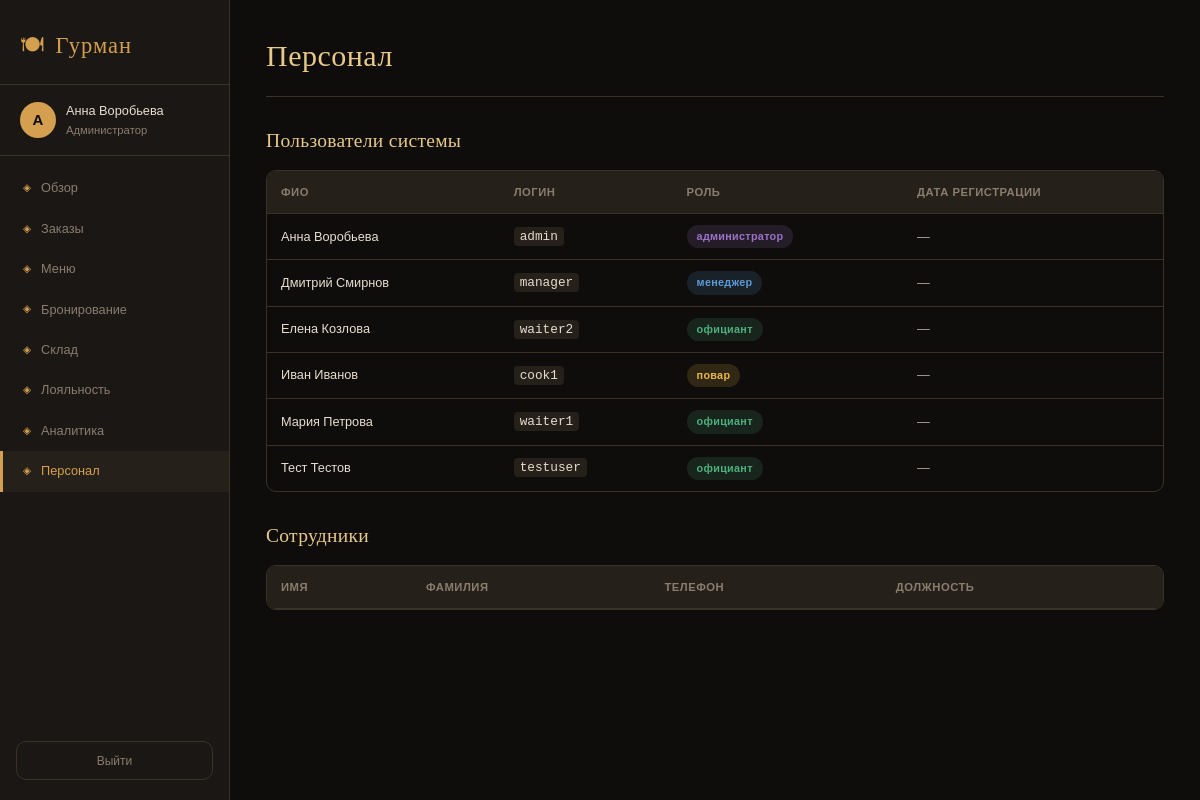
Page /staff (signed in) on the committed database.
### tables this page shows
CREATE TABLE users (
    id            INTEGER PRIMARY KEY AUTOINCREMENT,
    username      TEXT NOT NULL UNIQUE,
    password_hash TEXT NOT NULL,
    full_name     TEXT NOT NULL,
    role          TEXT NOT NULL DEFAULT "официант"
                  CHECK(role IN ("администратор","менеджер","официант","повар","бармен","кладовщик")),
    created_at    TEXT
);

### app.py (the view)
@app.route('/staff')
@login_required
@role_required('администратор', 'менеджер')
def staff():
    db = get_db()
    employees = db.execute("SELECT * FROM employees ORDER BY last_name").fetchall()
    users     = db.execute("SELECT id, username, full_name, role, created_at FROM users ORDER BY full_name").fetchall()
    db.close()
    return render_template('staff.html', employees=employees, users=users)

### app.py (called while the page is built)
def get_db():
    conn = sqlite3.connect(DB_PATH)
    conn.row_factory = sqlite3.Row
    conn.execute("PRAGMA foreign_keys = ON")
    return conn

def login_required(f):
    @wraps(f)
    def decorated(*args, **kwargs):
        if 'user_id' not in session:
            return redirect(url_for('login'))
        return f(*args, **kwargs)
    return decorated

def role_required(*roles):
    def decorator(f):
        @wraps(f)
        def decorated(*args, **kwargs):
            if 'user_id' not in session:
                return redirect(url_for('login'))
            if session.get('role') not in roles:
                flash('Недостаточно прав доступа', 'error')
                return redirect(url_for('dashboard'))
            return f(*args, **kwargs)
        return decorated
    return decorator

### templates/staff.html (shortened to what this page needs)
{% extends 'base.html' %}
{% block content %}
<div class="page-header"><h1>Персонал</h1></div>
<div class="section-title">Пользователи системы</div>
<div class="table-wrap">
  <table class="data-table">
    <thead><tr><th>ФИО</th><th>Логин</th><th>Роль</th><th>Дата регистрации</th></tr></thead>
    <tbody>
    {% for u in users %}
    <tr>
      <td>{{ u.full_name }}</td>
      <td><code>{{ u.username }}</code></td>
      <td><span class="badge badge-role-{{ u.role }}">{{ u.role }}</span></td>
      <td>{{ u.created_at[:10] if u.created_at else '—' }}</td>
    </tr>
    {% endfor %}
    </tbody>
  </table>
</div>
<div class="section-title">Сотрудники</div>
<div class="table-wrap">
  <table class="data-table">
    <thead><tr><th>Имя</th><th>Фамилия</th><th>Телефон</th><th>Должность</th></tr></thead>
  </table>
</div>
{% endblock %}

### templates/base.html (shortened to what this page needs)
<!DOCTYPE html>
<html lang="ru">
<head>
<link rel="stylesheet" href="{{ url_for('static', filename='css/style.css') }}">
</head>
<body>
{% if session.user_id %}
<nav class="sidebar">
  <div class="sidebar-logo">
    <span class="logo-icon">🍽</span>
    <span class="logo-text">Гурман</span>
  </div>
  <div class="sidebar-user">
    <div class="user-avatar">{{ session.full_name[0] }}</div>
    <div class="user-info">
      <div class="user-name">{{ session.full_name }}</div>
      <div class="user-role">{{ session.role }}</div>
    </div>
  </div>
  <ul class="nav-links">
    <li><a href="{{ url_for('dashboard') }}" class="{% if request.endpoint=='dashboard' %}active{% endif %}">
      <span class="nav-icon">◈</span> Обзор
    </a></li>
    <li><a href="{{ url_for('orders') }}" class="{% if request.endpoint=='orders' %}active{% endif %}">
      <span class="nav-icon">◈</span> Заказы
    </a></li>
    <li><a href="{{ url_for('menu') }}" class="{% if request.endpoint=='menu' %}active{% endif %}">
      <span class="nav-icon">◈</span> Меню
    </a></li>
    <li><a href="{{ url_for('reserve') }}" class="{% if request.endpoint=='reserve' %}active{% endif %}">
      <span class="nav-icon">◈</span> Бронирование
    </a></li>
    <li><a href="{{ url_for('warehouse') }}" class="{% if request.endpoint=='warehouse' %}active{% endif %}">
      <span class="nav-icon">◈</span> Склад
    </a></li>
    <li><a href="{{ url_for('loyalty') }}" class="{% if request.endpoint=='loyalty' %}active{% endif %}">
      <span class="nav-icon">◈</span> Лояльность
    </a></li>
    {% if session.role in ['администратор','менеджер'] %}
    <li><a href="{{ url_for('analytics') }}" class="{% if request.endpoint=='analytics' %}active{% endif %}">
      <span class="nav-icon">◈</span> Аналитика
    </a></li>
    <li><a href="{{ url_for('staff') }}" class="{% if request.endpoint=='staff' %}active{% endif %}">
      <span class="nav-icon">◈</span> Персонал
    </a></li>
    {% endif %}
  </ul>
  <a href="{{ url_for('logout') }}" class="sidebar-logout">Выйти</a>
</nav>
<main class="main-content">
{% endif %}
{% block content %}{% endblock %}
{% if session.user_id %}
</main>
{% endif %}
</body>
</html>

### static/css/style.css (style rules this page uses)
:root { --bg: #0f0d0b; --bg2: #1a1714; --bg3: #252019; --border: #3a3228; --gold: #d4a04f; --gold-lt: #e8c98a; --text: #e8ddd0; --text-dim: #8a7d6e; --green: #4caf7d; --red: #e05555; --blue: #5b9bd5; --yellow: #e8b84b; --purple: #9b72c8; --radius: 10px; --shadow: 0 4px 24px rgba(0,0,0,.5); }
* { box-sizing: border-box; margin: 0; padding: 0; }
html { font-size: 15px; }
body { background: var(--bg); color: var(--text); font-family: 'Montserrat', sans-serif; font-weight: 400; line-height: 1.6; display: flex; min-height: 100vh; }
.sidebar { width: 230px; min-height: 100vh; background: var(--bg2); border-right: 1px solid var(--border); display: flex; flex-direction: column; position: fixed; top: 0; left: 0; z-index: 100; }
.sidebar-logo { padding: 28px 20px 20px; font-family: 'Cormorant Garamond', serif; font-size: 1.5rem; font-weight: 500; color: var(--gold); letter-spacing: 1px; border-bottom: 1px solid var(--border); display: flex; align-items: center; gap: 10px; }
.sidebar-user { padding: 16px 20px; border-bottom: 1px solid var(--border); display: flex; align-items: center; gap: 10px; }
.user-avatar { width: 36px; height: 36px; background: var(--gold); color: var(--bg); border-radius: 50%; display: flex; align-items: center; justify-content: center; font-weight: 600; font-size: 1rem; flex-shrink: 0; }
.user-name { font-size: .85rem; font-weight: 500; }
.user-role { font-size: .75rem; color: var(--text-dim); text-transform: capitalize; }
.nav-links { list-style: none; padding: 12px 0; flex: 1; }
.nav-links li a { display: flex; align-items: center; gap: 10px; padding: 10px 20px; color: var(--text-dim); text-decoration: none; font-size: .85rem; font-weight: 500; transition: all .2s; border-left: 3px solid transparent; }
.nav-links li a.active { color: var(--gold); border-left-color: var(--gold); background: var(--bg3); }
.nav-icon { color: var(--gold); font-size: .7rem; }
.sidebar-logout { margin: 12px 16px 20px; padding: 9px; text-align: center; border: 1px solid var(--border); border-radius: var(--radius); color: var(--text-dim); text-decoration: none; font-size: .8rem; transition: all .2s; }
.main-content { margin-left: 230px; flex: 1; padding: 32px 36px; min-height: 100vh; }
.page-header { display: flex; align-items: center; justify-content: space-between; margin-bottom: 28px; padding-bottom: 16px; border-bottom: 1px solid var(--border); }
.page-header h1 { font-family: 'Cormorant Garamond', serif; font-size: 2rem; font-weight: 500; color: var(--gold-lt); letter-spacing: .5px; }
.section-title { font-family: 'Cormorant Garamond', serif; font-size: 1.3rem; font-weight: 500; color: var(--gold-lt); margin: 28px 0 14px; letter-spacing: .3px; }
.table-wrap { overflow-x: auto; border-radius: var(--radius); border: 1px solid var(--border); }
.data-table { width: 100%; border-collapse: collapse; }
.data-table th { background: var(--bg3); padding: 12px 14px; text-align: left; font-size: .75rem; font-weight: 600; color: var(--text-dim); letter-spacing: .5px; text-transform: uppercase; border-bottom: 1px solid var(--border); }
.data-table td { padding: 11px 14px; border-bottom: 1px solid var(--border); font-size: .85rem; }
.data-table tr:last-child td { border-bottom: none; }
.badge { display: inline-block; padding: 3px 10px; border-radius: 20px; font-size: .72rem; font-weight: 600; letter-spacing: .3px; }
.badge-role-администратор { background: rgba(155,114,200,.15); color: var(--purple); }
.badge-role-менеджер { background: rgba(91,155,213,.15); color: var(--blue); }
.badge-role-официант { background: rgba(76,175,125,.15); color: var(--green); }
.badge-role-повар { background: rgba(232,184,75,.15); color: var(--yellow); }
code { background: var(--bg3); padding: 2px 6px; border-radius: 4px; font-family: monospace; font-size: .85rem; }

### rows in the picture
users: full_name "Анна Воробьева", role "Администратор", username "admin", role "администратор", created_at "—"
users: full_name "Дмитрий Смирнов", username "manager", role "менеджер", created_at "—"
users: full_name "Елена Козлова", username "waiter2", role "официант", created_at "—"
users: full_name "Иван Иванов", username "cook1", role "повар", created_at "—"
users: full_name "Мария Петрова", username "waiter1", role "официант", created_at "—"
users: full_name "Тест Тестов", username "testuser", role "официант", created_at "—"

### other values in the picture
{{ session.full_name[0] }} "А"
